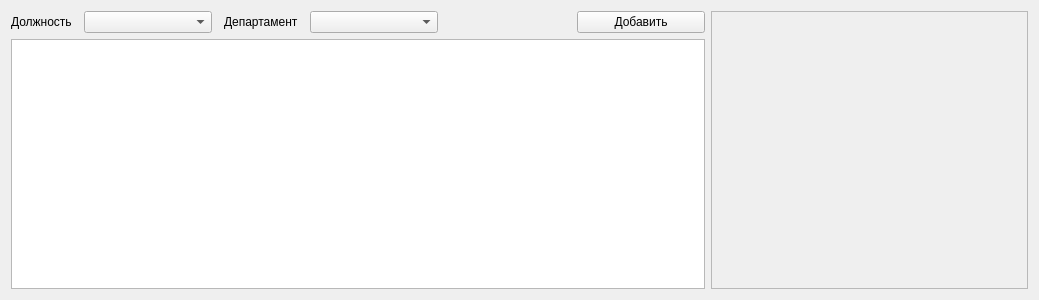
<?xml version="1.0" encoding="UTF-8"?>
<ui version="4.0">
 <class>MembersViewWidget</class>
 <widget class="QWidget" name="MembersViewWidget">
  <property name="geometry">
   <rect>
    <x>0</x>
    <y>0</y>
    <width>1039</width>
    <height>300</height>
   </rect>
  </property>
  <property name="windowTitle">
   <string>Form</string>
  </property>
  <layout class="QHBoxLayout" name="horizontalLayout_2">
   <item>
    <layout class="QVBoxLayout" name="verticalLayout">
     <item>
      <layout class="QHBoxLayout" name="horizontalLayout">
       <property name="spacing">
        <number>12</number>
       </property>
       <item>
        <widget class="QLabel" name="label">
         <property name="text">
          <string>Должность</string>
         </property>
        </widget>
       </item>
       <item>
        <widget class="QComboBox" name="position_box">
         <property name="sizePolicy">
          <sizepolicy hsizetype="Expanding" vsizetype="Fixed">
           <horstretch>0</horstretch>
           <verstretch>0</verstretch>
          </sizepolicy>
         </property>
        </widget>
       </item>
       <item>
        <widget class="QLabel" name="label_2">
         <property name="text">
          <string>Департамент</string>
         </property>
        </widget>
       </item>
       <item>
        <widget class="QComboBox" name="department_box">
         <property name="sizePolicy">
          <sizepolicy hsizetype="Expanding" vsizetype="Fixed">
           <horstretch>0</horstretch>
           <verstretch>0</verstretch>
          </sizepolicy>
         </property>
        </widget>
       </item>
       <item>
        <spacer name="horizontalSpacer">
         <property name="orientation">
          <enum>Qt::Horizontal</enum>
         </property>
         <property name="sizeHint" stdset="0">
          <size>
           <width>40</width>
           <height>20</height>
          </size>
         </property>
        </spacer>
       </item>
       <item>
        <widget class="QPushButton" name="add_button">
         <property name="sizePolicy">
          <sizepolicy hsizetype="Expanding" vsizetype="Fixed">
           <horstretch>0</horstretch>
           <verstretch>0</verstretch>
          </sizepolicy>
         </property>
         <property name="text">
          <string>Добавить</string>
         </property>
        </widget>
       </item>
      </layout>
     </item>
     <item>
      <widget class="QListWidget" name="members_list"/>
     </item>
    </layout>
   </item>
   <item>
    <widget class="QFrame" name="side_info">
     <property name="minimumSize">
      <size>
       <width>317</width>
       <height>0</height>
      </size>
     </property>
     <property name="maximumSize">
      <size>
       <width>317</width>
       <height>16777215</height>
      </size>
     </property>
     <property name="frameShape">
      <enum>QFrame::StyledPanel</enum>
     </property>
     <property name="frameShadow">
      <enum>QFrame::Raised</enum>
     </property>
    </widget>
   </item>
  </layout>
 </widget>
 <resources/>
 <connections/>
</ui>
